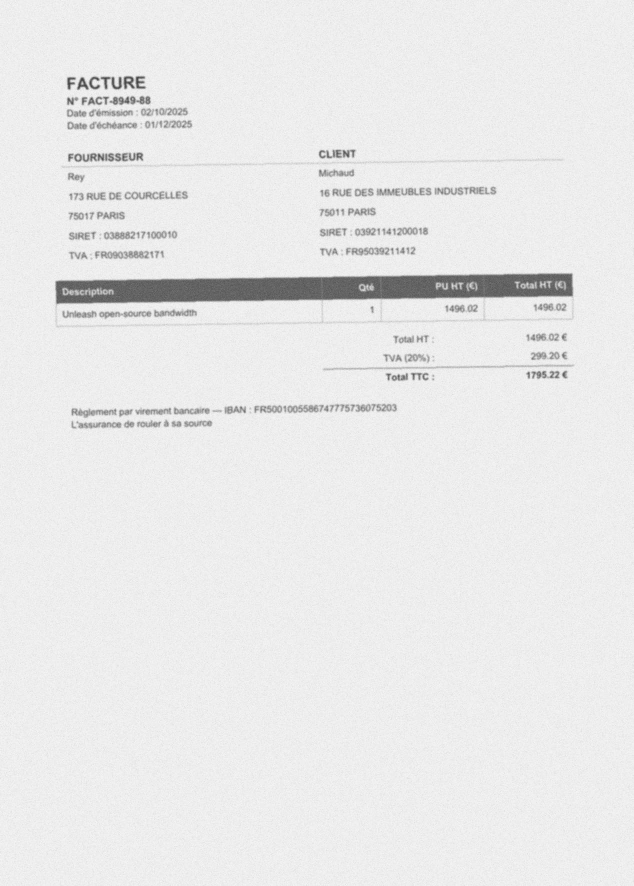
#> input picture data/factures/scans/facture_0001_scan.jpg, 1267 x 1772 px (shown at 1/2 size); its folder holds only this picture in this run
$ python -i generate_scans.py   (imports and definitions only)
#> lines starting #> are read from the running program, lines starting #| are printed output that depends on the picture
#> further down, picture is the input picture: PIL image 1267x1772 RGB; min 58, max 255, mean 232.8
import os
import random
import numpy as np
from pdf2image import convert_from_path
from PIL import Image, ImageFilter, ImageEnhance
from pathlib import Path

# Chemin Poppler
POPPLER_PATH = r"C:\poppler\poppler-25.12.0\Library\bin"

INPUT_DIR  = "data/factures/valides"
OUTPUT_DIR = "data/factures/scans"
# [3 lines not run here, left out]

def bruiter_image(img):
    """Applique des dégradations aléatoires pour simuler un vrai scan."""

    # 1. Légère rotation (-3° à +3°)
    angle = random.uniform(-3, 3)
    img = img.rotate(angle, expand=True, fillcolor=(255, 255, 255))
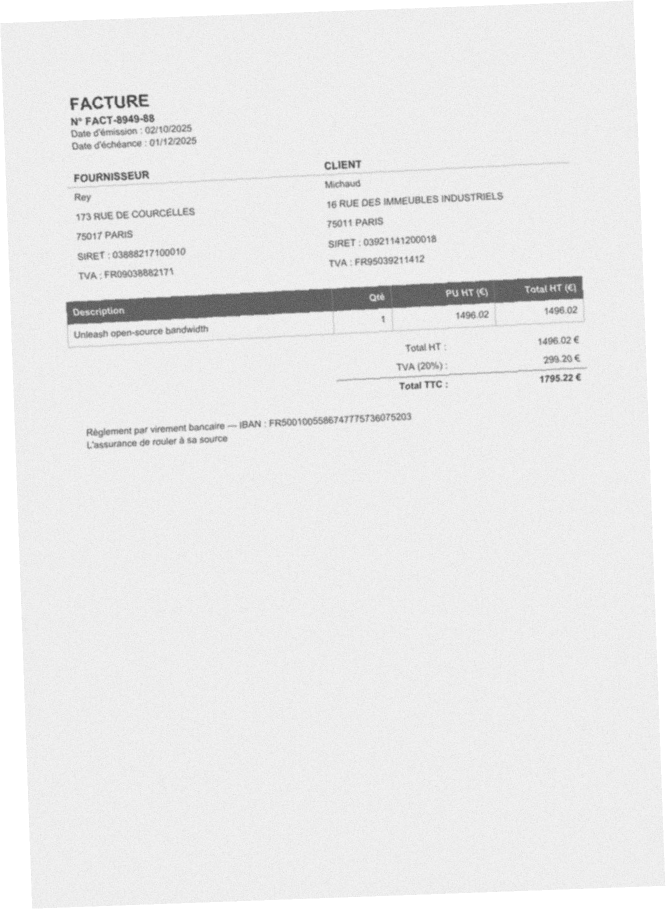
#> img: PIL image 1331x1818 RGB (shown at 1/2 size); min 58, max 255, mean 234.4

    # 2. Réduction de résolution (simulation smartphone)
    if random.random() < 0.5:
        w, h = img.size
        scale = random.uniform(0.5, 0.8)
        img = img.resize((int(w * scale), int(h * scale)), Image.LANCZOS)
        img = img.resize((w, h), Image.LANCZOS)

    # 3. Flou léger
    if random.random() < 0.6:
        radius = random.uniform(0.5, 1.5)
        img = img.filter(ImageFilter.GaussianBlur(radius=radius))

    # 4. Bruit gaussien
    if random.random() < 0.7:
        arr = np.array(img).astype(np.float32)
        noise = np.random.normal(0, random.uniform(5, 20), arr.shape)
        arr = np.clip(arr + noise, 0, 255).astype(np.uint8)
        img = Image.fromarray(arr)

    # 5. Contraste / luminosité aléatoire
    enhancer = ImageEnhance.Contrast(img)
    img = enhancer.enhance(random.uniform(0.7, 1.3))

    enhancer = ImageEnhance.Brightness(img)
    img = enhancer.enhance(random.uniform(0.8, 1.2))
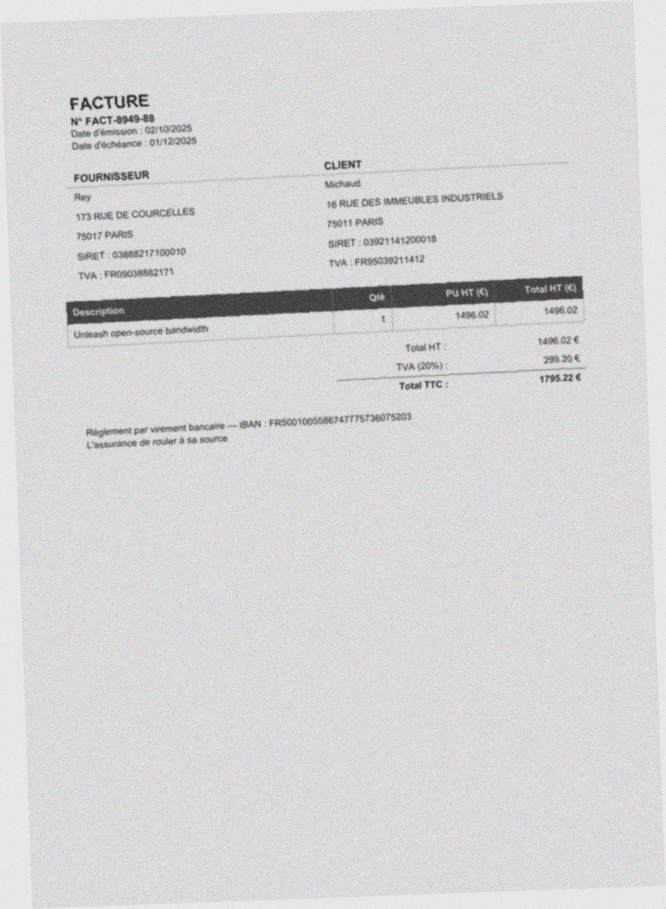
#> img: PIL image 1331x1818 RGB (shown at 1/2 size); mean R, G, B 213.7, 213.8, 213.8

    # 6. Conversion en niveaux de gris (comme un vrai scan)
    if random.random() < 0.5:
        img = img.convert("L").convert("RGB")

    return img

# Traiter toutes les factures
pdfs = sorted(Path(INPUT_DIR).glob("*.pdf"))
# [15 lines not run here, left out]

>>> from PIL import Image
>>> picture = Image.open('../scans/facture_0001_scan.jpg')
>>> result = bruiter_image(picture)

$ run again, on data/factures/scans/facture_0002_scan.jpg
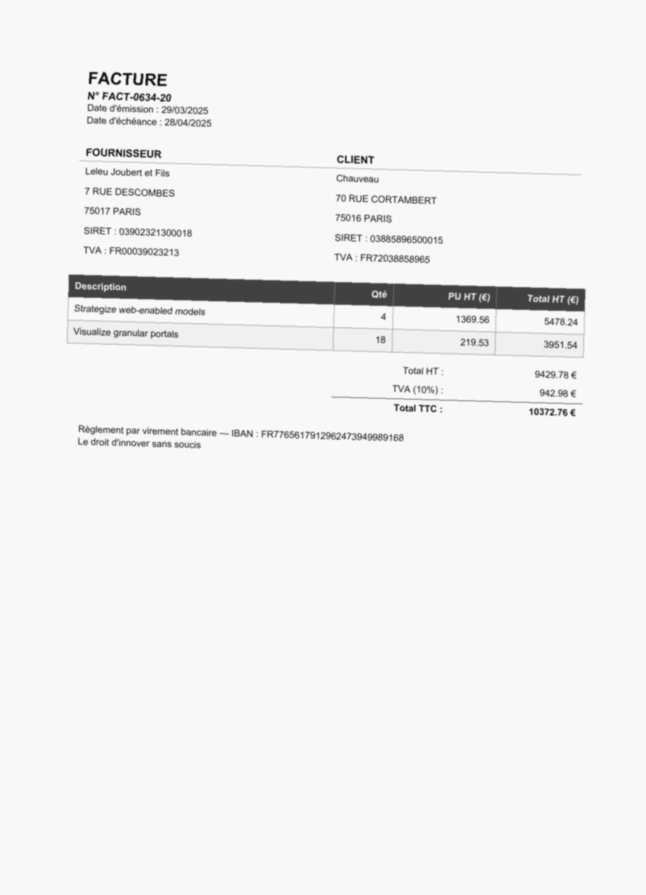
#> input picture data/factures/scans/facture_0002_scan.jpg, 1291 x 1790 px (shown at 1/2 size)
#> picture is the input picture: PIL image 1291x1790 RGB; min 11, max 255, mean 241.8
#> in bruiter_image, `img = img.rotate(angle, expand=True, fillcolor=(255, 255, 255))`:
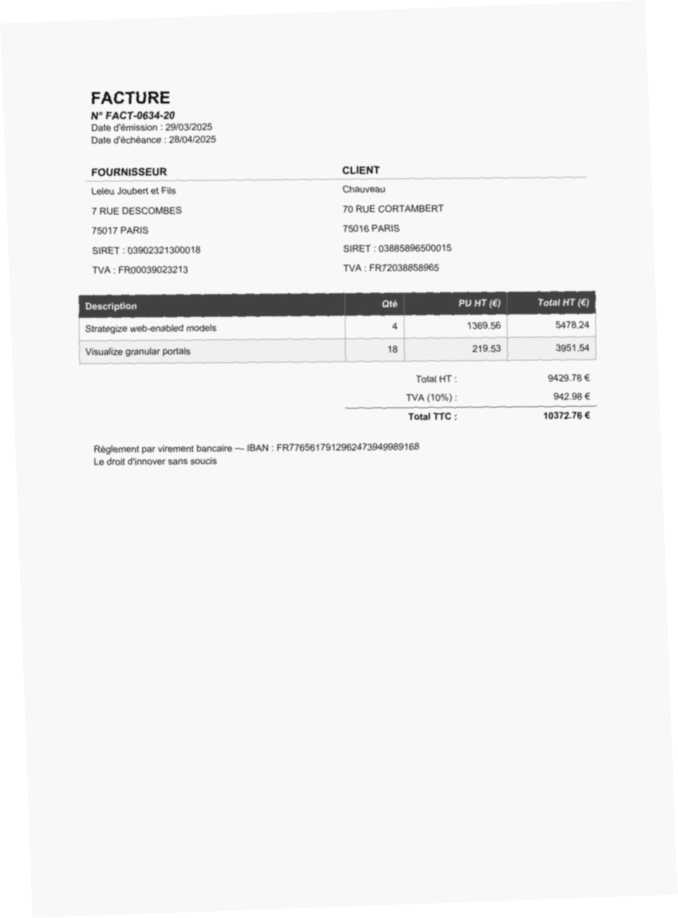
#> img: PIL image 1355x1836 RGB (shown at 1/2 size); min 11, max 255, mean 242.7
#> in bruiter_image, `img = enhancer.enhance(random.uniform(0.8, 1.2))`:
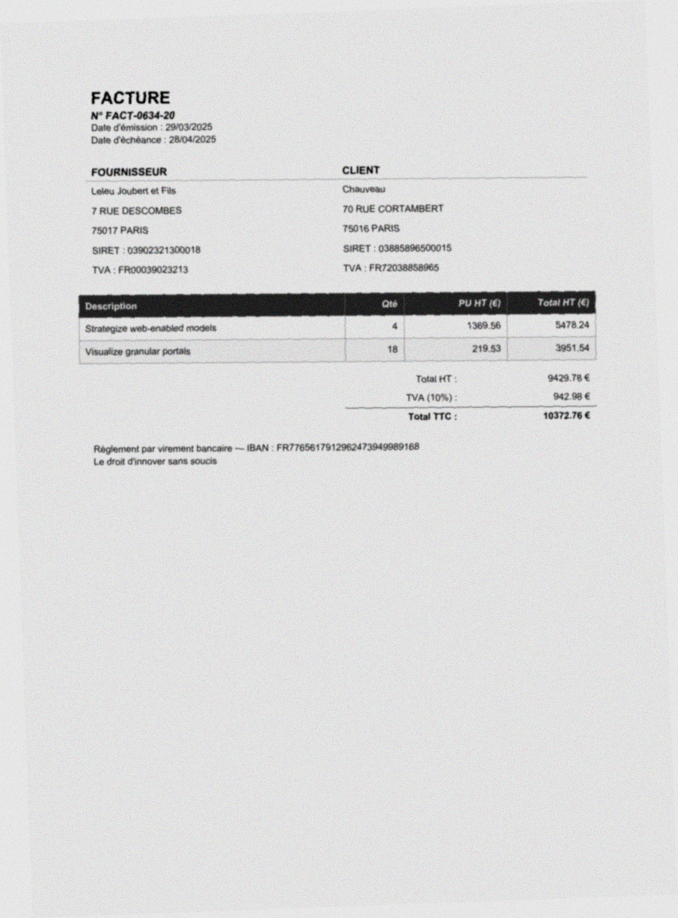
#> img: PIL image 1355x1836 RGB (shown at 1/2 size); mean R, G, B 220, 220, 220
